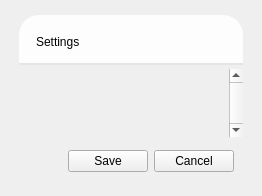
         <widget class="QWidget" name="settings">
          <layout class="QVBoxLayout" name="verticalLayout_7">
           <item>
            <widget class="QWidget" name="widget_12" native="true">
             <property name="styleSheet">
              <string notr="true"/>
             </property>
             <layout class="QVBoxLayout" name="verticalLayout_6">
              <property name="spacing">
               <number>4</number>
              </property>
              <property name="leftMargin">
               <number>8</number>
              </property>
              <property name="topMargin">
               <number>4</number>
              </property>
              <property name="rightMargin">
               <number>8</number>
              </property>
              <property name="bottomMargin">
               <number>4</number>
              </property>
              <item>
               <widget class="QWidget" name="widget_13" native="true">
                <property name="minimumSize">
                 <size>
                  <width>0</width>
                  <height>50</height>
                 </size>
                </property>
                <property name="styleSheet">
                 <string notr="true">

.QWidget{
background-color: #fdfdfd;
border-top-left-radius: 20px;
border-top-right-radius: 20px;
border-bottom: 2px solid #e3e6e9;
}</string>
                </property>
                <layout class="QHBoxLayout" name="horizontalLayout_10">
                 <property name="leftMargin">
                  <number>17</number>
                 </property>
                 <property name="topMargin">
                  <number>12</number>
                 </property>
                 <property name="rightMargin">
                  <number>17</number>
                 </property>
                 <item>
                  <widget class="QLabel" name="label_30">
                   <property name="styleSheet">
                    <string notr="true">QLabel{
border: None;
}</string>
                   </property>
                   <property name="text">
                    <string>Settings</string>
                   </property>
                  </widget>
                 </item>
                 <item>
                  <spacer name="horizontalSpacer_8">
                   <property name="orientation">
                    <enum>Qt::Horizontal</enum>
                   </property>
                   <property name="sizeHint" stdset="0">
                    <size>
                     <width>40</width>
                     <height>20</height>
                    </size>
                   </property>
                  </spacer>
                 </item>
                </layout>
               </widget>
              </item>
              <item>
               <widget class="QScrollArea" name="scrollArea">
                <property name="frameShape">
                 <enum>QFrame::NoFrame</enum>
                </property>
                <property name="frameShadow">
                 <enum>QFrame::Plain</enum>
                </property>
                <property name="verticalScrollBarPolicy">
                 <enum>Qt::ScrollBarAlwaysOn</enum>
                </property>
                <property name="horizontalScrollBarPolicy">
                 <enum>Qt::ScrollBarAlwaysOff</enum>
                </property>
                <property name="widgetResizable">
                 <bool>true</bool>
                </property>
                <widget class="QWidget" name="scrollAreaWidgetContents">
                 <property name="geometry">
                  <rect>
                   <x>0</x>
                   <y>0</y>
                   <width>83</width>
                   <height>30</height>
                  </rect>
                 </property>
                </widget>
               </widget>
              </item>
              <item>
               <widget class="QWidget" name="widget_16" native="true">
                <layout class="QHBoxLayout" name="horizontalLayout_13">
                 <item>
                  <spacer name="horizontalSpacer_4">
                   <property name="orientation">
                    <enum>Qt::Horizontal</enum>
                   </property>
                   <property name="sizeHint" stdset="0">
                    <size>
                     <width>40</width>
                     <height>20</height>
                    </size>
                   </property>
                  </spacer>
                 </item>
                 <item>
                  <widget class="QPushButton" name="pushButton_2">
                   <property name="text">
                    <string>Save</string>
                   </property>
                  </widget>
                 </item>
                 <item>
                  <widget class="QPushButton" name="pushButton_3">
                   <property name="text">
                    <string>Cancel</string>
                   </property>
                  </widget>
                 </item>
                </layout>
               </widget>
              </item>
             </layout>
            </widget>
           </item>
          </layout>
         </widget>
